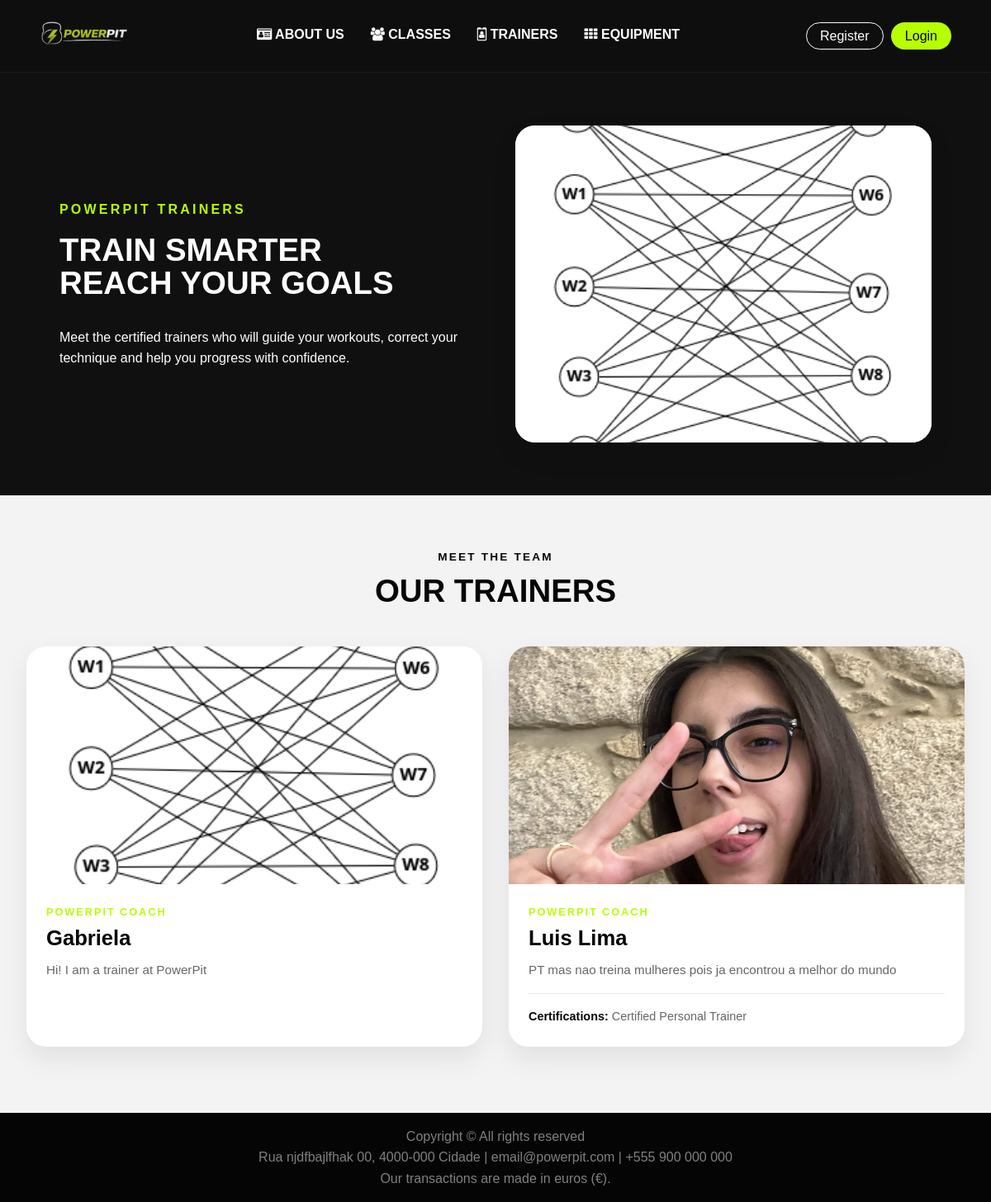
/pages/trainers.php, run on the app's committed database.
### tables this page shows
CREATE TABLE Users(
   UserId INTEGER PRIMARY KEY AUTOINCREMENT,
   Name NVARCHAR(100) NOT NULL,
   Username NVARCHAR(50) NOT NULL,
   Email NVARCHAR(100) NOT NULL,
   PasswordHash NVARCHAR(255) NOT NULL,
   Role NVARCHAR(20) NOT NULL,
   ProfileImage NVARCHAR(255),

   UNIQUE (Username),
   UNIQUE (Email)
);

CREATE TABLE Trainers(
   TrainerId INTEGER PRIMARY KEY AUTOINCREMENT,
   UserId INTEGER NOT NULL,
   Bio NVARCHAR(500),
   Specializations NVARCHAR(255),
   Certifications NVARCHAR(255),

   UNIQUE (UserId),
   FOREIGN KEY (UserId) REFERENCES Users (UserId) ON DELETE NO ACTION ON UPDATE NO ACTION
);

### pages/trainers.php (called while the page is built, shortened)
<?php
require_once(__DIR__ . '/../template/common.tpl.php');
require_once(__DIR__ . '/../template/trainers.tpl.php');
require_once(__DIR__ . '/../database/connection.db.php');
require_once(__DIR__ . '/../database/trainers.class.php');
$db = getDatabaseConnection();
$trainers = Trainers::getAllTrainers($db);
drawTrainersPage($trainers, $db);
?>

### database/trainers.class.php (called while the page is built, shortened)
<?php
require_once(__DIR__ . '/users.class.php');
class Trainers {
    private int $trainer_id;
    private int $user_id;
    private ?string $bio;
    private ?string $certifications;
    public function __construct(
        int $trainer_id,
        int $user_id,
        ?string $bio,
        ?string $specializations,
        ?string $certifications
    ) {
        $this->trainer_id = $trainer_id;
        $this->user_id = $user_id;
        $this->bio = $bio;
        $this->certifications = $certifications;
    }
    public function getTrainerId(): int {
        return $this->trainer_id;
    }
    public function getBio(): ?string {
        return $this->bio;
    }
    public function getCertifications(): ?string {
        return $this->certifications;
    }
    public function getUser(PDO $db): ?Users {
        return Users::getUser($db, $this->user_id);
    }
    public static function getAllTrainers(PDO $db): array {
        $stmt = $db->prepare('
            SELECT Trainers.*
            FROM Trainers
            JOIN Users ON Users.UserId = Trainers.UserId
            ORDER BY Users.Name
        ');
        $stmt->execute();
        $trainers = [];
        while ($row = $stmt->fetch()) {
            $trainers[] = new Trainers(
                (int)$row['TrainerId'],
                (int)$row['UserId'],
                $row['Bio'],
                $row['Specializations'],
                $row['Certifications']
            );
        }
        return $trainers;
    }
}

### database/users.class.php (called while the page is built, shortened)
<?php
require_once(__DIR__ . '/trainers.class.php');
class Users {
    private string $name;
    private ?string $profileImage;
    public function __construct(
        int $user_id,
        string $name,
        string $user_name,
        string $email,
        string $passwordHash,
        string $role,
        ?string $profileImage
    ) {
        $this->name = $name;
        $this->profileImage = $profileImage;
    }
    public function getName(): string {
        return $this->name;
    }
    public function getProfileImage(): string {
        return $this->profileImage ?? 'default.png';
    }
    public static function getUser(PDO $db, int $id): ?Users {
        $stmt = $db->prepare('
            SELECT *
            FROM Users
            WHERE UserId = ?
        ');
        $stmt->execute([$id]);
        $row = $stmt->fetch();
        return new Users(
            (int)$row['UserId'],
            $row['Name'],
            $row['Username'],
            $row['Email'],
            $row['PasswordHash'],
            $row['Role'],
            $row['ProfileImage']
        );
    }
}
?>

### template/trainers.tpl.php (the view, shortened to what this page needs)
<?php
function drawTrainersPage(array $trainers, PDO $db): void { ?>
    <main class="trainers_page">
        <?php
            $heroImage = '../assets/users/default.png';
            if (!empty($trainers)) {
                $firstUser = $trainers[0]->getUser($db);
                if ($firstUser !== null) {
                    $heroImage = '../assets/users/' . $firstUser->getProfileImage();
                }
            }
        ?>
        <section class="flex-row dark classes_feature">
            <article class="flex-item main">
                <p class="classes_label">PowerPIT Trainers</p>
                <h1>
                    Train smarter<br>
                    Reach your goals
                </h1>
                <p>
                    Meet the certified trainers who will guide your workouts,
                    correct your technique and help you progress with confidence.
                </p>
            </article>
            <aside class="flex-item side">
                <img
                    src="<?= htmlspecialchars($heroImage) ?>"
                    alt="PowerPIT trainer"
                >
            </aside>
        </section>
        <section class="classes_carousel_section">
            <header>
                <p class="classes_label">Meet the team</p>
                <h1>Our trainers</h1>
            </header>
            <?php if (empty($trainers)) { ?>
                <article class="card trainers_empty">
                    <h2>No trainers available</h2>
                    <p>There are no trainers registered at the moment.</p>
                </article>
            <?php } else { ?>
                <div class="grid trainers_grid">
                    <?php foreach ($trainers as $trainer) {
                        drawTrainerCard($trainer, $db);
                    } ?>
                </div>
            <?php } ?>
        </section>
    </main>
<?php }
function drawTrainerCard(Trainers $trainer, PDO $db): void {
    $user = $trainer->getUser($db);
    ?>
    <article class="card trainer_card">
        <a
            href="../pages/trainer_profile.php?id=<?= htmlspecialchars((string)$trainer->getTrainerId()) ?>"
            class="trainer_card_link"
        >
            <img
                src="../assets/users/<?= htmlspecialchars($user->getProfileImage()) ?>"
                alt="<?= htmlspecialchars($user->getName()) ?>"
            >
            <div class="trainer_card_content">
                <p class="profile-member-card-label">PowerPIT Coach</p>
                <h2><?= htmlspecialchars($user->getName()) ?></h2>
                <?php if ($trainer->getBio() !== null && $trainer->getBio() !== '') { ?>
                    <p class="trainer_bio">
                        <?= htmlspecialchars($trainer->getBio()) ?>
                    </p>
                <?php } ?>
                <?php if ($trainer->getCertifications() !== null && $trainer->getCertifications() !== '') { ?>
                    <p class="trainer_certifications">
                        <strong>Certifications:</strong>
                        <?= htmlspecialchars($trainer->getCertifications()) ?>
                    </p>
                <?php } ?>
            </div>
        </a>
    </article>
<?php } ?>

### css/style.css (style rules this page uses)
:root { --lime: #b7ff00; --lime-soft: #d8ff66; --black: #050505; --black-2: #101010; --white: #ffffff; --gray-bg: #f3f3f3; --gray-card: #f8f8f8; --gray-text: #666666; --border: #e9e9e9; --shadow: 0 14px 32px rgb(0,0,0,0.08); --radius: 24px; --hero-bg: url("https://images.unsplash.com/photo-1574680178050-55c6a6a96e0a?auto=format&fit=crop&w=1600&q=80"); }
* { margin: 0; padding: 0; box-sizing: border-box; }
html { scroll-behavior: smooth; min-height: 100%; }
body { font-family: Arial, Helvetica, sans-serif; background: var(--gray-bg); color: var(--black); line-height: 1.6; min-height: 100vh; display: flex; flex-direction: column; }
main { width: 100%; flex: 1; }
a { text-decoration: none; color: inherit; }
img { display: block; max-width: 100%; }
.flex-row { display: flex; padding: 1rem; }
.flex-item { flex: 1; display: flex; flex-direction: column; justify-content: space-around; }
.flex-item.main > * { margin-left: 5rem; }
.flex-item.main p, .flex-item.main ul { margin-top: 1rem; margin-bottom: 1rem; max-width: 80%; text-align: justify; }
.flex-item.side * { width: 100%; }
.flex-row.dark { background-color: var(--black-2); color: white; }
.flex-row img { width: 100%; max-width: 820px; margin: 0 auto; object-fit: cover; background-color: var(--white); box-shadow: var(--shadow); border-radius: var(--radius); }
.grid { display: grid; grid-template-columns: repeat(auto-fit, minmax(28rem, 1fr)); gap: 2rem; padding: 1rem; }
.classes_feature { padding: 4rem 6%; gap: 3rem; align-items: center; }
.classes_feature .flex-item.main > * { margin-left: 0; }
.classes_feature .flex-item.main p, .classes_feature .flex-item.main ul { max-width: 36rem; text-align: left; }
.classes_feature .flex-item.main h1 { max-width: 34rem; font-size: 2.4rem; line-height: 1.05; text-transform: uppercase; margin-bottom: 1rem; }
.classes_feature.dark .flex-item.main h1 { color: var(--white); }
.classes_label { color: var(--lime); text-transform: uppercase; font-size: 1rem; font-weight: 900; letter-spacing: 0.2em; margin-bottom: 1rem; }
.classes_feature .flex-item.side img { width: 100%; height: 24rem; max-width: none; object-fit: cover; }
.classes_carousel_section { padding: 4rem 1rem; background: var(--gray-bg); }
.classes_carousel_section > header { width: min(78rem, 100%); margin: 0 auto 2rem; text-align: center; }
.classes_carousel_section > header h1 { color: var(--black); text-transform: uppercase; font-size: 2.4rem; line-height: 1; }
.classes_carousel_section > header .classes_label { color: var(--black); font-size: 0.85rem; letter-spacing: 0.16em; margin-bottom: 0.7rem; }
.trainers_page { background: var(--gray-bg); }
.trainers_grid { width: min(78rem, 100%); margin: 0 auto; grid-template-columns: repeat(auto-fit, minmax(18rem, 1fr)); }
.trainer_card { padding: 0; overflow: hidden; display: flex; flex-direction: column; transition: transform 0.25s ease, box-shadow 0.25s ease; }
.trainer_card_link > img { width: 100%; height: 18rem; object-fit: cover; background: var(--gray-card); }
.trainer_card_content { flex: 1; padding: 1.5rem; display: flex; flex-direction: column; }
.trainer_card_content h2 { margin: 0.4rem 0 0.8rem; color: var(--black); font-size: 1.6rem; line-height: 1.1; }
.trainer_bio { color: var(--gray-text); font-size: 0.95rem; margin-bottom: 1rem; }
.trainer_certifications { padding-top: 1rem; border-top: 1px solid var(--border); color: var(--gray-text); font-size: 0.9rem; }
.trainer_certifications strong { color: var(--black); }

### css/widgets.css (style rules this page uses)
.card { background: var(--white); border-radius: var(--radius); box-shadow: var(--shadow); padding: 1.5rem; }
.profile-member-card-label { margin: 0; font-size: 0.8rem; font-weight: 700; text-transform: uppercase; letter-spacing: 0.15em; color: var(--lime); }

### data on the page
users: ProfileImage (picture)
trainers: UserId.ProfileImage (picture), UserId.Name "Gabriela", Bio "Hi! I am a trainer at PowerPit"
trainers: UserId.ProfileImage (picture), UserId.Name "Luis Lima", Bio "PT mas nao treina mulheres pois ja encontrou a melhor do mundo", Certifications "Certified Personal Trainer"
